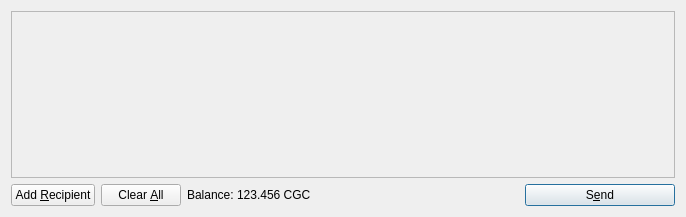
<?xml version="1.0" encoding="UTF-8"?>
<ui version="4.0">
 <class>SendCoinsDialog</class>
 <widget class="QDialog" name="SendCoinsDialog">
  <property name="geometry">
   <rect>
    <x>0</x>
    <y>0</y>
    <width>686</width>
    <height>217</height>
   </rect>
  </property>
  <property name="windowTitle">
   <string>Send Coins</string>
  </property>
  <layout class="QVBoxLayout" name="verticalLayout">
   <item>
    <widget class="QScrollArea" name="scrollArea">
     <property name="widgetResizable">
      <bool>true</bool>
     </property>
     <widget class="QWidget" name="scrollAreaWidgetContents">
      <property name="geometry">
       <rect>
        <x>0</x>
        <y>0</y>
        <width>666</width>
        <height>165</height>
       </rect>
      </property>
      <layout class="QVBoxLayout" name="verticalLayout_2">
       <property name="margin">
        <number>0</number>
       </property>
       <item>
        <layout class="QVBoxLayout" name="entries">
         <property name="spacing">
          <number>6</number>
         </property>
        </layout>
       </item>
       <item>
        <spacer name="verticalSpacer">
         <property name="orientation">
          <enum>Qt::Vertical</enum>
         </property>
         <property name="sizeHint" stdset="0">
          <size>
           <width>20</width>
           <height>40</height>
          </size>
         </property>
        </spacer>
       </item>
      </layout>
     </widget>
    </widget>
   </item>
   <item>
    <layout class="QHBoxLayout" name="horizontalLayout">
     <item>
      <widget class="QPushButton" name="addButton">
       <property name="toolTip">
        <string>Send to multiple recipients at once</string>
       </property>
       <property name="text">
        <string>Add &amp;Recipient</string>
       </property>
       <property name="icon">
        <iconset resource="../bitcoin.qrc">
         <normaloff>:/icons/add</normaloff>:/icons/add</iconset>
       </property>
       <property name="autoDefault">
        <bool>false</bool>
       </property>
      </widget>
     </item>
     <item>
      <widget class="QPushButton" name="clearButton">
       <property name="sizePolicy">
        <sizepolicy hsizetype="Minimum" vsizetype="Fixed">
         <horstretch>0</horstretch>
         <verstretch>0</verstretch>
        </sizepolicy>
       </property>
       <property name="toolTip">
        <string>Remove all transaction fields</string>
       </property>
       <property name="text">
        <string>Clear &amp;All</string>
       </property>
       <property name="icon">
        <iconset resource="../bitcoin.qrc">
         <normaloff>:/icons/remove</normaloff>:/icons/remove</iconset>
       </property>
       <property name="autoRepeatDelay">
        <number>300</number>
       </property>
       <property name="autoDefault">
        <bool>false</bool>
       </property>
      </widget>
     </item>
     <item>
      <layout class="QHBoxLayout" name="horizontalLayout_2">
       <property name="spacing">
        <number>3</number>
       </property>
       <item>
        <widget class="QLabel" name="label">
         <property name="text">
          <string>Balance:</string>
         </property>
        </widget>
       </item>
       <item>
        <widget class="QLabel" name="labelBalance">
         <property name="cursor">
          <cursorShape>IBeamCursor</cursorShape>
         </property>
         <property name="text">
          <string>123.456 CGC</string>
         </property>
         <property name="textInteractionFlags">
          <set>Qt::LinksAccessibleByMouse|Qt::TextSelectableByKeyboard|Qt::TextSelectableByMouse</set>
         </property>
        </widget>
       </item>
      </layout>
     </item>
     <item>
      <spacer name="horizontalSpacer">
       <property name="orientation">
        <enum>Qt::Horizontal</enum>
       </property>
       <property name="sizeHint" stdset="0">
        <size>
         <width>40</width>
         <height>20</height>
        </size>
       </property>
      </spacer>
     </item>
     <item>
      <widget class="QPushButton" name="sendButton">
       <property name="minimumSize">
        <size>
         <width>150</width>
         <height>0</height>
        </size>
       </property>
       <property name="toolTip">
        <string>Confirm the send action</string>
       </property>
       <property name="text">
        <string>S&amp;end</string>
       </property>
       <property name="icon">
        <iconset resource="../bitcoin.qrc">
         <normaloff>:/icons/send</normaloff>:/icons/send</iconset>
       </property>
       <property name="default">
        <bool>true</bool>
       </property>
      </widget>
     </item>
    </layout>
   </item>
  </layout>
 </widget>
 <resources>
  <include location="../bitcoin.qrc"/>
 </resources>
 <connections/>
</ui>
